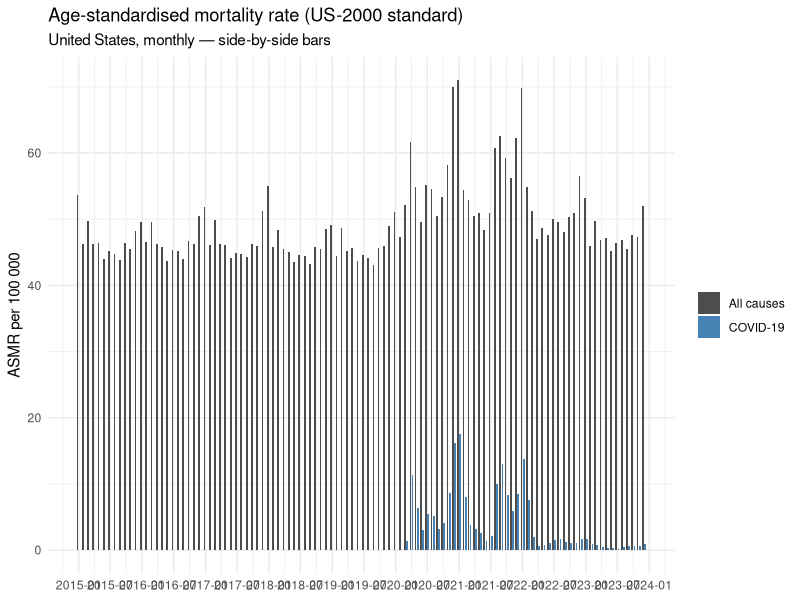
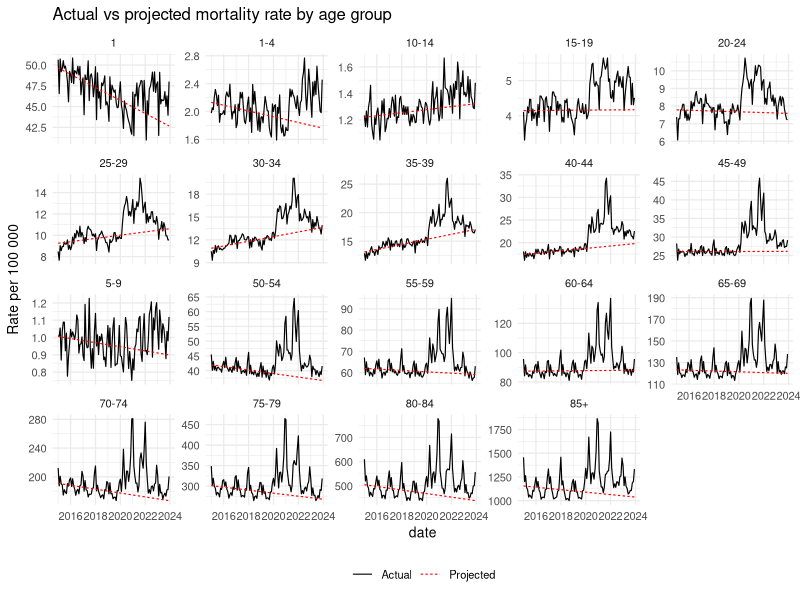

Here is the R script that generated these plots, in order: (Note: this script raises an error after producing the figures.)
#########################################################
## Age-standardised mortality analysis, United States  ##
## Data file expected at:  "data/merged_deaths.csv"    ##
#########################################################

## ── 1  Load packages ─────────────────────────────────
suppressPackageStartupMessages({
  library(tidyverse)    # dplyr, ggplot2, readr, tidyr …
  library(lubridate)    # convenient date helpers
  library(broom)        # tidy() / glance() for models
  library(purrr)        # map()-family
})

## ── 2  Read & prepare data ───────────────────────────
mort <- read_csv(
  "data/merged_deaths.csv",
  col_types = cols(
    year          = col_integer(),
    month         = col_character(),   # keep leading “0”
    age_group_5   = col_character(),
    deaths        = col_double(),
    covid_deaths  = col_double(),      # <-- NEW
    population    = col_double()
  )
) %>% 
  mutate(
    month        = as.integer(month),
    date         = as_date(sprintf("%d-%02d-01", year, month)),
    rate         = deaths        / population * 1e5,   # all-cause rate
    rate_covid   = covid_deaths  / population * 1e5    # COVID-only rate
  )

## ── 3  US 2000 standard population weights (5-year) ──
std_pop <- tribble(
  ~age_group_5, ~weight,
  "1",     0.013818,   # <1 year
  "1-4",   0.055317,
  "5-9",   0.072919,
  "10-14", 0.073947,
  "15-19", 0.071759,
  "20-24", 0.066950,
  "25-29", 0.064587,
  "30-34", 0.071142,
  "35-39", 0.080255,
  "40-44", 0.081400,
  "45-49", 0.072105,
  "50-54", 0.064130,
  "55-59", 0.054623,
  "60-64", 0.045284,
  "65-69", 0.035510,
  "70-74", 0.026856,
  "75-79", 0.017303,
  "80-84", 0.010042,
  "85+",   0.008551
)

## ── 4  Age-standardised mortality rate (ASMR) monthly ─
asmr_month <- mort %>% 
  left_join(std_pop, by = "age_group_5") %>% 
  filter(!is.na(weight)) %>%                 # drop groups w/out weight
  group_by(date) %>% 
  summarise(ASMR = sum(rate * weight), .groups = "drop")

## ── 4a  Side-by-side ASMR: all-cause vs COVID ────────
asmr_month_long <- mort %>% 
  left_join(std_pop, by = "age_group_5") %>% 
  filter(!is.na(weight)) %>% 
  group_by(date) %>% 
  summarise(
    ASMR_all   = sum(rate       * weight),
    ASMR_covid = sum(rate_covid * weight),
    .groups    = "drop"
  ) %>% 
  pivot_longer(cols = starts_with("ASMR_"),
               names_to  = "cause",
               values_to = "ASMR") %>% 
  mutate(cause = recode(cause,
                        ASMR_all   = "All causes",
                        ASMR_covid = "COVID-19"))

ggplot(asmr_month_long, aes(date, ASMR, fill = cause)) +
  geom_col(position = position_dodge(width = 25), width = 20) +
  scale_x_date(date_breaks = "6 months", date_labels = "%Y-%m") +
  scale_fill_manual(values = c("All causes" = "grey30",
                               "COVID-19"   = "steelblue")) +
  labs(title    = "Age-standardised mortality rate (US-2000 standard)",
       subtitle = "United States, monthly — side-by-side bars",
       x = NULL,  y = "ASMR per 100 000", fill = NULL) +
  theme_minimal(base_size = 11)

## ── 5  Linear trend 2015-2019 & excess 2020-2023 ─────
# add numeric time for regression (days since 2015-01-01)
origin_time <- as_date("2015-01-01")
mort <- mort %>% 
  mutate(t_num = as.numeric(date - origin_time))           # days

# function to add trend, predictions & excess to a group
add_trend <- function(df_grp) {
  trend <- lm(rate ~ t_num, data = df_grp %>% filter(year <= 2019))
  df_grp %>% 
    mutate(
      projected = predict(trend, newdata = df_grp),
      excess    = rate - projected
    )
}

mort_excess <- mort %>% 
  group_by(age_group_5) %>% 
  group_modify(~add_trend(.x)) %>% 
  ungroup()

## ── 5a  Excess summary table (optional) ───────────────
excess_summary <- mort_excess %>% 
  filter(year >= 2020, year <= 2023) %>% 
  group_by(age_group_5, year) %>% 
  summarise(
    excess_rate   = sum(excess),                          # ∑ monthly excess rate
    excess_deaths = sum(excess / 1e5 * population),       # convert to deaths
    .groups = "drop"
  )

## ── 6  Actual vs projected mortality – line chart ────
ggplot(mort_excess, aes(date)) +
  geom_line(aes(y = rate,      colour = "Actual"), size = .4) +
  geom_line(aes(y = projected, colour = "Projected"), linetype = "22", size = .4) +
  facet_wrap(~age_group_5, scales = "free_y") +
  labs(
    title   = "Actual vs projected mortality rate by age group",
    y       = "Rate per 100 000",
    colour  = NULL
  ) +
  scale_colour_manual(values = c("Actual" = "black", "Projected" = "red")) +
  theme_minimal(base_size = 10) +
  theme(legend.position = "bottom")

## ── 7a  Add yearly COVID deaths & difference ─────────
covid_year <- mort %>% 
  filter(year >= 2020 & year <= 2023) %>% 
  group_by(year) %>% 
  summarise(total_covid_deaths = round(sum(covid_deaths, na.rm = TRUE)),
            .groups = "drop")

excess_year <- excess_year %>% 
  left_join(covid_year, by = "year") %>% 
  mutate(
    diff_excess_vs_covid = total_excess_deaths - total_covid_deaths
  )

print(excess_year)

